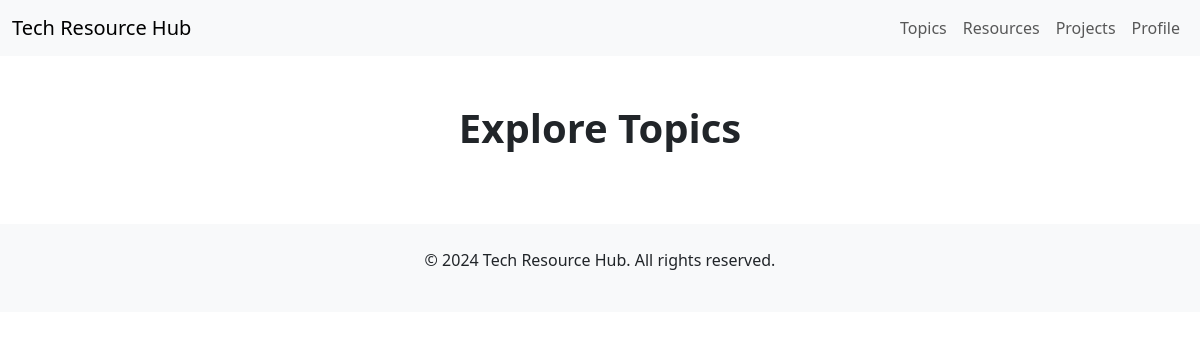
Page /topics/ (signed in) on the earlier database version.
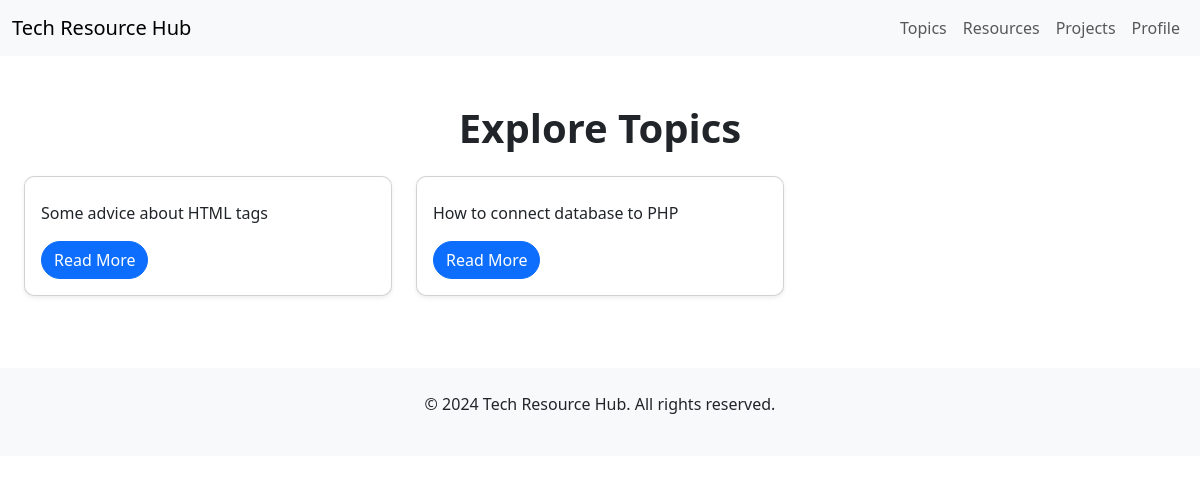
Same page on the later database version.
### resources/models.py (models this page shows, shortened)
class Topic(models.Model):
    name = models.CharField(max_length=200)
    description = models.TextField()

### resources/views.py (the view)
# urls.py: path('topics/', views.topics_view, name='topics'),
@login_required
def topics_view(request):
    topics = Topic.objects.all()  # Fetch all topics from the database
    return render(request, 'resources/topics.html', {'topics': topics})

### resources/templates/resources/topics.html (shortened to what this page needs)
{% extends 'resources/base.html' %}
{% block content %}
<div class="container my-5">
    <h1 class="text-center mb-4">Explore Topics</h1>
    <div class="row">
        {% for topic in topics %}
        <div class="col-md-4 mb-4">
            <div class="card h-100 shadow-sm">
                <div class="card-body">
                    <p class="card-text">{{ topic.description }}</p>
                    <a href="{% url 'resources:topic_detail' topic.pk %}" class="btn btn-primary">Read More</a>
                </div>
            </div>
        </div>
        {% endfor %}
    </div>
</div>
{% endblock %}

### resources/templates/resources/base.html (shortened to what this page needs)
{% load static %}
<!DOCTYPE html>
<html lang="en">
<head>
    <link href="{% static 'css/bootstrap.min.css' %}" rel="stylesheet">
    <link href="{% static 'css/styles.css' %}" rel="stylesheet">
</head>
<body>
    <nav class="navbar navbar-expand-lg navbar-light bg-light">
        <div class="container-fluid">
            <a class="navbar-brand" href="/">Tech Resource Hub</a>
            <div class="collapse navbar-collapse" id="navbarNav">
                <ul class="navbar-nav ms-auto">
                    <li class="nav-item">
                        <a class="nav-link" href="{% url 'resources:topics' %}">Topics</a>
                    </li>
                    <li class="nav-item">
                        <a class="nav-link" href="{% url 'resources:resources' %}">Resources</a>
                    </li>
                    <li class="nav-item">
                        <a class="nav-link" href="{% url 'resources:projects' %}">Projects</a>
                    </li>
                    <li class="nav-item">
                        <a class="nav-link" href="{% url 'account:profile_view' %}">Profile</a>
                    </li>
                </ul>
            </div>
        </div>
    </nav>
    <div class="container mt-4">
        {% block content %}{% endblock %}
    </div>
    <footer class="bg-light py-4 mt-5">
        <div class="container text-center">
            <p>&copy; 2024 Tech Resource Hub. All rights reserved.</p>
        </div>
    </footer>
</body>
</html>

### static/css/styles.css (style rules this page uses)
.card { border-radius: 10px; overflow: hidden; transition: transform 0.2s ease-in-out; }
h1 { font-size: 2.5rem; font-weight: bold; }
.btn { border-radius: 20px; }
.container { max-width: 1200px; }

Differences in the rows shown:
added Topic: description "Some advice about HTML tags"
added Topic: description "How to connect database to PHP"
